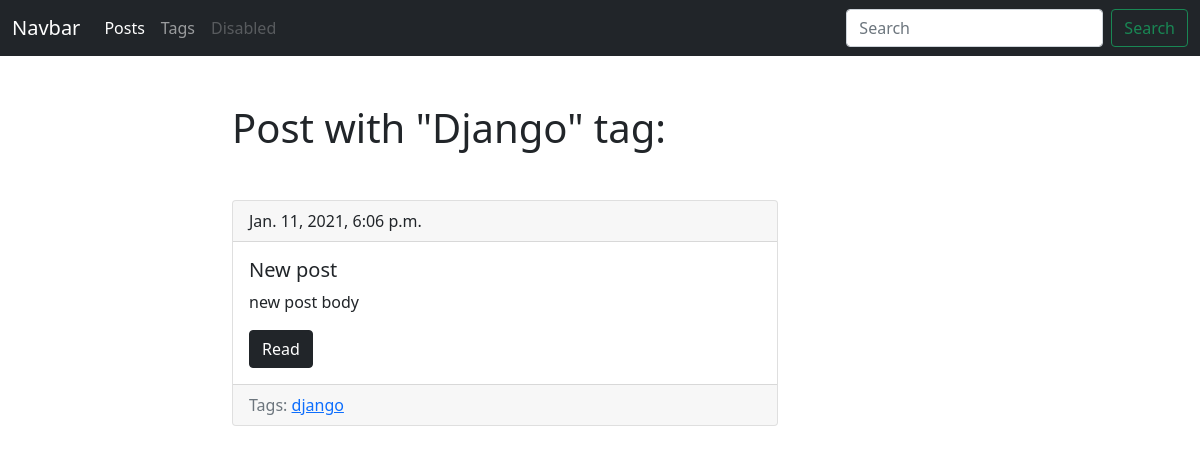
Screenshot of /blog/tag/django/ with the database file from the repository.
### blog/models.py (models this page shows, shortened)
class Tag(models.Model):
    object = models.Manager()
    title = models.CharField(max_length=50)
    slug = models.SlugField(max_length=50, unique=True)
    def get_absolute_url(self):
        return reverse('tag_detail_url', kwargs={'slug':self.slug})

class Post(models.Model):
    object = models.Manager()
    title = models.CharField(max_length=150, db_index=True)
    slug = models.SlugField(max_length=150, blank=True, unique=True)
    body = models.TextField(blank=True, db_index=True)
    tags = models.ManyToManyField('Tag', blank=True, related_name='posts')
    date_pub = models.DateTimeField(auto_now_add=True)
    def get_absolute_url(self):
        return reverse('post_detail_url', kwargs={'slug': self.slug})

### blog/views.py (the view)
# urls.py: path('tag/<str:slug>/', TagDetail.as_view(), name='tag_detail_url'),
class TagDetail(ObjectDetailMixin, View):
    model = Tag
    template = 'blog/tag_detail.html'

### blog/utils.py (called while the page is built)
    def get(self, request, slug):
        obj = get_object_or_404(self.model, slug__iexact=slug)
        return render(request, self.template, context={self.model.__name__.lower(): obj, 'admin_object': obj, 'detail':
        True})

### blog/templates/blog/tag_detail.html (shortened to what this page needs)
{% extends 'blog/base_blog.html' %}
{% block content %}
    <h1 class="mb-5" >
        Post with "{{ tag.title|title }}" tag:
    </h1>
    {%  for post in tag.posts.all %}
        {% include 'blog/includes/post_card_template.html' %}
    {% endfor %}
{% endblock %}

### blog/templates/blog/base_blog.html (shortened to what this page needs)
{% extends 'base.html'%}

### templates/base.html (shortened to what this page needs)
{% load static %}
<!DOCTYPE html>
<html lang="en">
<head>
    <link href="https://cdn.jsdelivr.net/npm/bootstrap@5.0.0-beta1/dist/css/bootstrap.min.css" rel="stylesheet"
>
    <link rel="stylesheet" href="{% static 'css/styles.css' %}">
</head>
<body>
    <nav class="navbar navbar-expand-lg navbar-dark bg-dark">
      <div class="container-fluid">
        <a class="navbar-brand" href="{% url 'posts_list_url' %}">Navbar</a>
        <div class="collapse navbar-collapse" id="navbarSupportedContent">
          <ul class="navbar-nav me-auto mb-2 mb-lg-0">
            <li class="nav-item">
              <a class="nav-link active" aria-current="page" href="{% url 'posts_list_url' %}">Posts</a>
            </li>
            <li class="nav-item">
              <a class="nav-link" href="{% url 'tags_list_url' %}">Tags</a>
            </li>
            <li class="nav-item">
              <a class="nav-link disabled" href="#" tabindex="-1" aria-disabled="true">Disabled</a>
            </li>
          </ul>
          <form class="d-flex">
            <input class="form-control me-2" type="search" placeholder="Search" aria-label="Search">
            <button class="btn btn-outline-success" type="submit">Search</button>
          </form>
        </div>
      </div>
    </nav>
    <div class="container mt-5">
        <div class="row">
            <div class="col-6 offset-md-2">
                {% block content %}{% endblock %}
            </div>
        </div>
    </div>
</body>
</html>

### blog/templates/blog/includes/post_card_template.html
<div class="card mb-4">
    <div class="card-header">
        {{ post.date_pub }}
    </div>
    <div class="card-body">
        <h5 class="card-title">{{ post.title }}</h5>
        <p class="card-text">{{ post.body|truncatewords:15 }}</p>
        <a href="{{ post.get_absolute_url }}" class="btn btn-dark">Read</a>
    </div>
    <div class="card-footer text-muted">
        Tags:
        {% for tag in post.tags.all %}
            <a href="{{ tag.get_absolute_url }}">{{ tag.title }}</a>
        {% endfor %}
  </div>
</div>

### rows the page displays
Tag: title "Django", title "django"
Post: date_pub "Jan. 11, 2021, 6:06 p.m.", title "New post", body "new post body"
